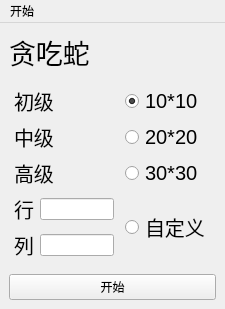
<?xml version="1.0" encoding="UTF-8"?>
<ui version="4.0">
 <class>MainScene</class>
 <widget class="QMainWindow" name="MainScene">
  <property name="geometry">
   <rect>
    <x>0</x>
    <y>0</y>
    <width>225</width>
    <height>309</height>
   </rect>
  </property>
  <property name="windowTitle">
   <string>MainScene</string>
  </property>
  <widget class="QWidget" name="centralwidget">
   <layout class="QVBoxLayout" name="verticalLayout">
    <item>
     <widget class="QLabel" name="label_5">
      <property name="font">
       <font>
        <family>Microsoft Yi Baiti</family>
        <pointsize>20</pointsize>
       </font>
      </property>
      <property name="text">
       <string>贪吃蛇</string>
      </property>
     </widget>
    </item>
    <item>
     <spacer name="verticalSpacer">
      <property name="orientation">
       <enum>Qt::Vertical</enum>
      </property>
      <property name="sizeHint" stdset="0">
       <size>
        <width>20</width>
        <height>40</height>
       </size>
      </property>
     </spacer>
    </item>
    <item>
     <layout class="QGridLayout" name="gridLayout_2">
      <item row="2" column="3">
       <widget class="QRadioButton" name="radioButton_3">
        <property name="font">
         <font>
          <pointsize>15</pointsize>
         </font>
        </property>
        <property name="text">
         <string>30*30</string>
        </property>
       </widget>
      </item>
      <item row="3" column="3">
       <widget class="QRadioButton" name="radioButton_4">
        <property name="font">
         <font>
          <pointsize>15</pointsize>
         </font>
        </property>
        <property name="text">
         <string>自定义</string>
        </property>
       </widget>
      </item>
      <item row="2" column="4">
       <spacer name="horizontalSpacer">
        <property name="orientation">
         <enum>Qt::Horizontal</enum>
        </property>
        <property name="sizeHint" stdset="0">
         <size>
          <width>40</width>
          <height>20</height>
         </size>
        </property>
       </spacer>
      </item>
      <item row="0" column="1">
       <widget class="QLabel" name="label">
        <property name="font">
         <font>
          <pointsize>15</pointsize>
         </font>
        </property>
        <property name="text">
         <string>初级</string>
        </property>
       </widget>
      </item>
      <item row="2" column="1">
       <widget class="QLabel" name="label_3">
        <property name="font">
         <font>
          <pointsize>15</pointsize>
         </font>
        </property>
        <property name="text">
         <string>高级</string>
        </property>
       </widget>
      </item>
      <item row="1" column="1">
       <widget class="QLabel" name="label_2">
        <property name="font">
         <font>
          <pointsize>15</pointsize>
         </font>
        </property>
        <property name="text">
         <string>中级</string>
        </property>
       </widget>
      </item>
      <item row="3" column="1">
       <layout class="QGridLayout" name="gridLayout">
        <item row="0" column="1">
         <widget class="QLineEdit" name="rowEdit"/>
        </item>
        <item row="0" column="0">
         <widget class="QLabel" name="label_6">
          <property name="font">
           <font>
            <pointsize>15</pointsize>
           </font>
          </property>
          <property name="text">
           <string>行</string>
          </property>
         </widget>
        </item>
        <item row="1" column="1">
         <widget class="QLineEdit" name="colEdit"/>
        </item>
        <item row="1" column="0">
         <widget class="QLabel" name="label_4">
          <property name="font">
           <font>
            <pointsize>15</pointsize>
           </font>
          </property>
          <property name="text">
           <string>列</string>
          </property>
         </widget>
        </item>
       </layout>
      </item>
      <item row="2" column="0">
       <spacer name="horizontalSpacer_2">
        <property name="orientation">
         <enum>Qt::Horizontal</enum>
        </property>
        <property name="sizeHint" stdset="0">
         <size>
          <width>40</width>
          <height>20</height>
         </size>
        </property>
       </spacer>
      </item>
      <item row="1" column="3">
       <widget class="QRadioButton" name="radioButton_2">
        <property name="font">
         <font>
          <pointsize>15</pointsize>
         </font>
        </property>
        <property name="text">
         <string>20*20</string>
        </property>
       </widget>
      </item>
      <item row="0" column="3">
       <widget class="QRadioButton" name="radioButton">
        <property name="font">
         <font>
          <pointsize>15</pointsize>
         </font>
        </property>
        <property name="text">
         <string>10*10</string>
        </property>
        <property name="checked">
         <bool>true</bool>
        </property>
       </widget>
      </item>
      <item row="2" column="2">
       <spacer name="horizontalSpacer_3">
        <property name="orientation">
         <enum>Qt::Horizontal</enum>
        </property>
        <property name="sizeHint" stdset="0">
         <size>
          <width>40</width>
          <height>20</height>
         </size>
        </property>
       </spacer>
      </item>
     </layout>
    </item>
    <item>
     <spacer name="verticalSpacer_2">
      <property name="orientation">
       <enum>Qt::Vertical</enum>
      </property>
      <property name="sizeHint" stdset="0">
       <size>
        <width>20</width>
        <height>40</height>
       </size>
      </property>
     </spacer>
    </item>
    <item>
     <widget class="QPushButton" name="startBtn">
      <property name="text">
       <string>开始</string>
      </property>
     </widget>
    </item>
   </layout>
  </widget>
  <widget class="QMenuBar" name="menubar">
   <property name="geometry">
    <rect>
     <x>0</x>
     <y>0</y>
     <width>225</width>
     <height>22</height>
    </rect>
   </property>
   <widget class="QMenu" name="menu">
    <property name="title">
     <string>开始</string>
    </property>
    <addaction name="actionquit"/>
   </widget>
   <addaction name="menu"/>
  </widget>
  <action name="actionquit">
   <property name="text">
    <string>退出</string>
   </property>
  </action>
 </widget>
 <resources/>
 <connections/>
</ui>
